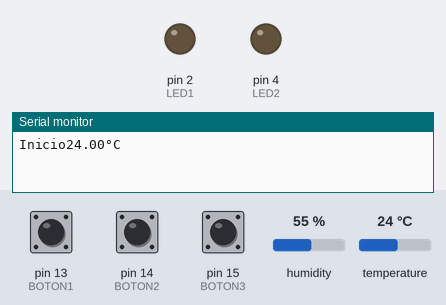
Bench run of a sketch on a simulated Arduino Uno, built with avr-gcc and run on an emulated ATmega328P. Shown: output pins drawn as LEDs (lit = HIGH), the last lines printed to the serial monitor. Inputs (shaded band) come from the test bench; at power-on: temperature 24 °C, pin 13 (BOTON1) HIGH, pin 14 (BOTON2) HIGH, pin 15 (BOTON3) HIGH, humidity 55 %.

Above: at 1.2 s.
1.3 s: temperature set to 26 °C
At 4.5 s:
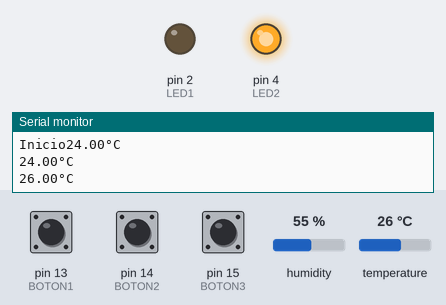
5.5 s: pin 13 (BOTON1) pulled LOW for 0.15 s
At 5.57 s:
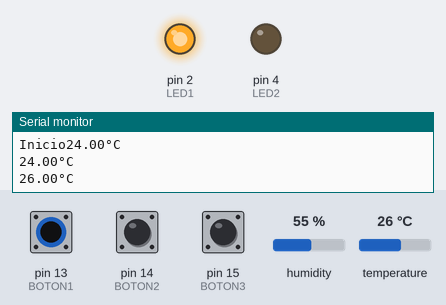
7.1 s: pin 14 (BOTON2) pulled LOW for 0.15 s
At 7.17 s:
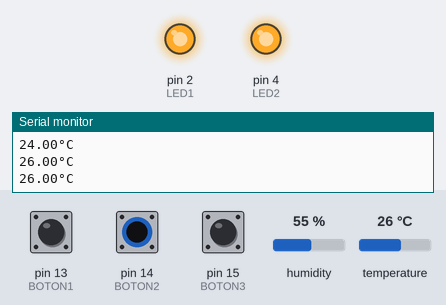
8.7 s: temperature set to 12 °C
At 13.2 s:
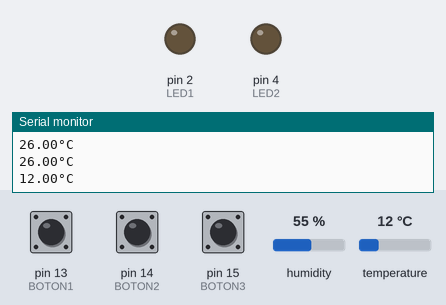
13.5 s: temperature set to 28 °C
At 17.5 s:
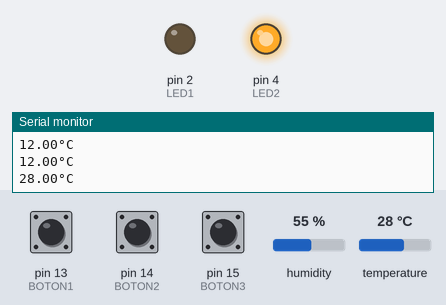
Timing chart, 0 to 18.5 s (numbered marks = the images above; inputs shaded):
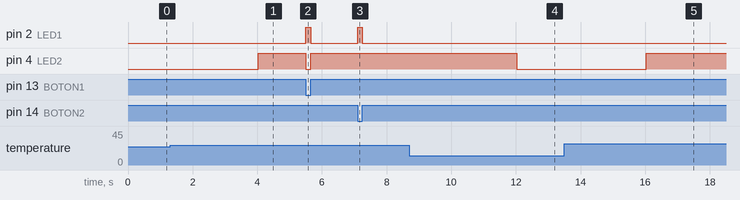

Measured:
- the behaviour switches between 24 and 25 °C on temperature (found by bisection; images 0 and 1)
- after the input at 1.3 s, pin 4 (LED2): LOW → HIGH after 2.7 s
- after the input at 5.5 s, pin 2 (LED1): LOW → HIGH at once, → LOW 0.15 s later; pin 4 (LED2): HIGH → LOW at once, → HIGH 0.15 s later
- after the input at 7.1 s, pin 2 (LED1): LOW → HIGH at once, → LOW 0.15 s later
- after the input at 8.7 s, pin 4 (LED2): HIGH → LOW after 3.3 s
- after the input at 13.5 s, pin 4 (LED2): LOW → HIGH after 2.5 s

The sketch:

Administracion_de_servidoresV3.ino
```cpp
/*
   Administración de servidores
   Por: Alexander Arroyo
   Fecha: 27 de abril de 2022

   Características
  +Sensor de temperatura y humedad
  +Boton1: Manual. Activa la refrigeración al ser presionado
  +Boton2: Alta demanda
  +Boton3: Sobre carga de funcionamiento
  +
  +Led1: Refrigeracion manual
  +Led2: Refrigeración automática
  +
  +Que se encienda la refrigeracion manual cada que se presione el boton de manual
  +
  +La refrigeracion manual tiene prioridad a la refrigeracion automática.
  +
  +Si la termperatura es alta (mayor a 28, por ejemplo), se activa la refrigeracion automática
  +
  +Si tengo alta demanda o sobre carga, se activa la refrigeración automática
  +
  +Si tengo alta demanda o sobrecarga de funcionamiento y ademas temperatura alta, se activan ambas refrigeraciones
  +
  +Botones 14, 15, 13
  +Leds 4, 2
  +DHT11 12

*/

// Bibliotecas
#include "DHT.h"  //Biblioteca del DTH11

// Constantes para manejar el DHT11
#define DHTPIN 12
#define DHTTYPE DHT11

const int BOTON1 = 13;
const int BOTON2 = 14;
const int BOTON3 = 15;

const int LED1 = 2;
const int LED2 = 4;

// Variables
int dato1;
int dato2;
int dato3;
float t;
float TempMax = 24.0;
double Tiempo;
double VentanaTiempo=0;

// Definición de objetos
DHT dht(DHTPIN, DHTTYPE); //Objeto para manejar el DHT11

// Condiciones iniciales - Se ejecuta sólo una vez al energizar
void setup() //Inicio de void setup ()
{
  Serial.begin(115200);
  Serial.print("Inicio");

  dht.begin();  //Iniciar comunicación con el sensor

  pinMode (BOTON1, INPUT_PULLUP);  //Configura el pin del botón como entrada
  pinMode (BOTON2, INPUT_PULLUP);
  pinMode (BOTON3, INPUT_PULLUP);
  pinMode (LED1, OUTPUT);
  pinMode (LED2, OUTPUT);

}// Fin de void setup

//Cuerpo del programa - Se ejecuta constantemente
void loop() // Inicio de void loop
{
  lecturaSensor();
  lecturaBotones();
  logica();
}//Fin de void loop

// Funciones del usuario

void lecturaSensor ()
{
  Tiempo = millis();
  if (Tiempo > VentanaTiempo)
  {
    t = dht.readTemperature();
    if (isnan(t))
    {
      Serial.println(F("Failed to read from DHT sensor!"));
      return;
    }
    Serial.print(t);
    Serial.println(F("°C "));
    VentanaTiempo=Tiempo+2000;
  }
}

void lecturaBotones ()
{
  dato1 = digitalRead (BOTON1);
  dato2 = digitalRead (BOTON2);
  dato3 = digitalRead (BOTON3);
}

void logica ()
{
  if ( !dato1 || (!dato2 && t > TempMax) || (!dato3 && t > TempMax) )
  {
    digitalWrite(LED1, HIGH);
  }
  else
  {
    digitalWrite(LED1, LOW);
  }

  if ( (dato1 && !dato2) || (dato1 && !dato3) || (dato1 && t > TempMax) )
  {
    digitalWrite(LED2, HIGH);
  }
  else
  {
    digitalWrite(LED2, LOW);
  }
}
```
